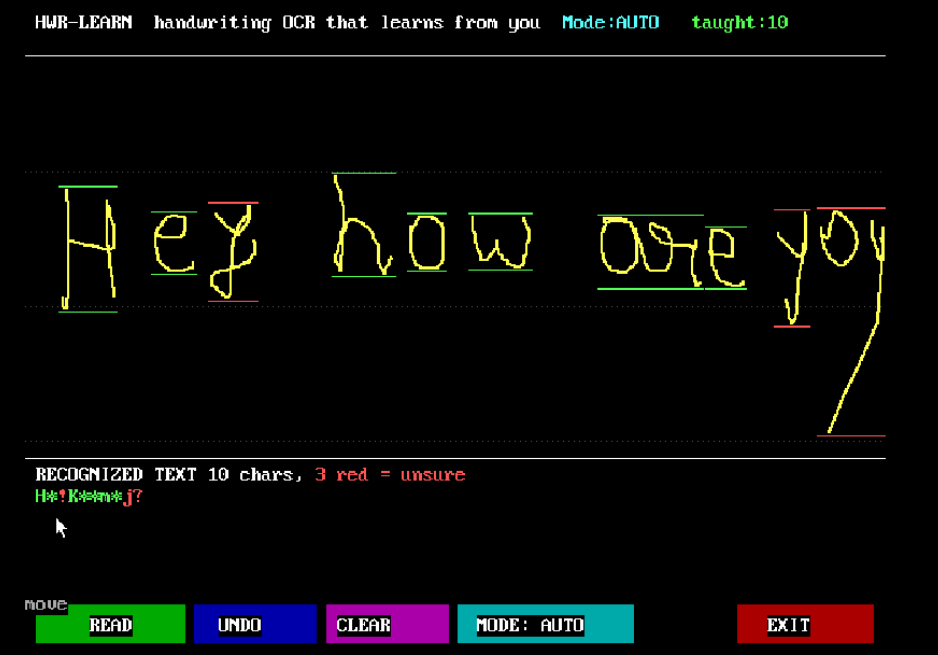
#> input picture reference/screenshot.png, 938 x 655 px, found by its file name
$ python extract_screenshot_glyphs.py
#> lines starting #> are read from the running program, lines starting #| are printed output that depends on the picture; after the words box and inside, x2 and y2 are one past the last pixel; in counts of white or black regions, pixels touching at a corner belong together
import os
import json
from PIL import Image
import numpy as np
from scipy.ndimage import label

img = Image.open('reference/screenshot.png').convert('RGB')
arr = np.array(img)
yellow_mask = (arr[:, :, 0] > 180) & (arr[:, :, 1] > 180) & (arr[:, :, 2] < 120)
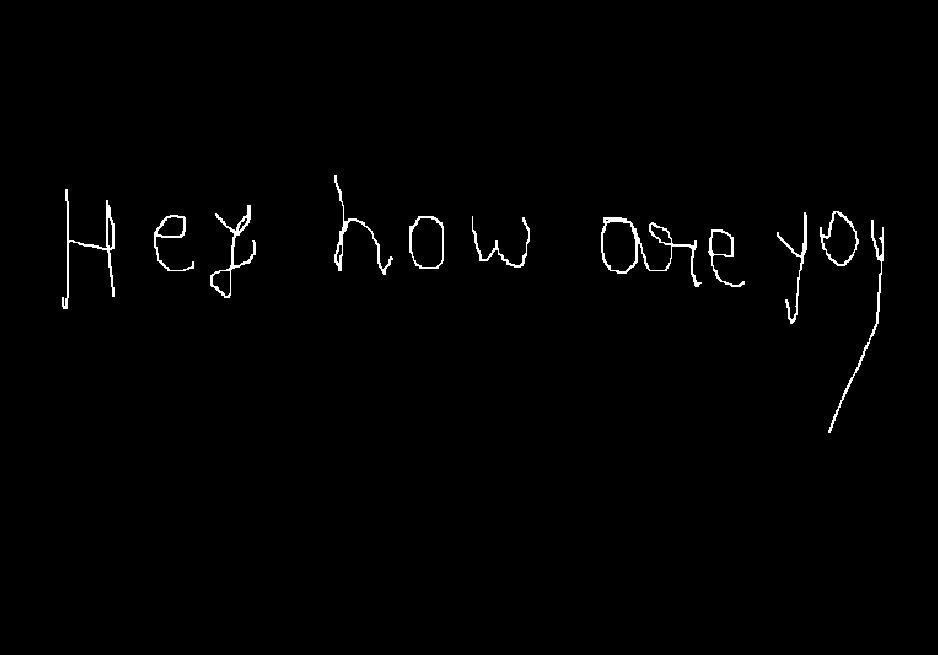
#> yellow_mask: shape (655, 938) bool; 0.96% white; 11 white regions, largest, box (x1, y1, x2, y2) and area: (601, 217, 702, 287) 958, (62, 189, 115, 309) 751, (828, 220, 884, 433) 651

canvas_mask = np.zeros_like(yellow_mask)
canvas_mask[100:440, 50:900] = yellow_mask[100:440, 50:900]

labeled, num_features = label(canvas_mask)
#> labeled: shape (655, 938) int32; 12 distinct labels, from 0 to 11
#> num_features = 11

comps = []
for i in range(1, num_features + 1):
    ys, xs = np.where(labeled == i)
    if len(ys) > 10:
        # Sample points to make stroke representation
        # Take a downsampled sequence of coordinates
        pts = [{"x": int(x), "y": int(y)} for x, y in zip(xs[::2], ys[::2])]
        comps.append({
            'id': i,
            'x1': int(np.min(xs)), 'x2': int(np.max(xs)),
            'y1': int(np.min(ys)), 'y2': int(np.max(ys)),
            'w': int(np.max(xs) - np.min(xs) + 1),
            'h': int(np.max(ys) - np.min(ys) + 1),
            'points': pts
        })
#> after the loop, comps = 11 items

comps.sort(key=lambda c: c['x1'])

out_path = os.path.join(os.path.dirname(__file__), '..', 'tests', 'screenshot_glyphs.json')
with open(out_path, 'w') as f:
    json.dump(comps, f, indent=2)

print(f"Extracted {len(comps)} glyphs to {out_path}")
#| Extracted 11 glyphs to scripts/../tests/screenshot_glyphs.json
